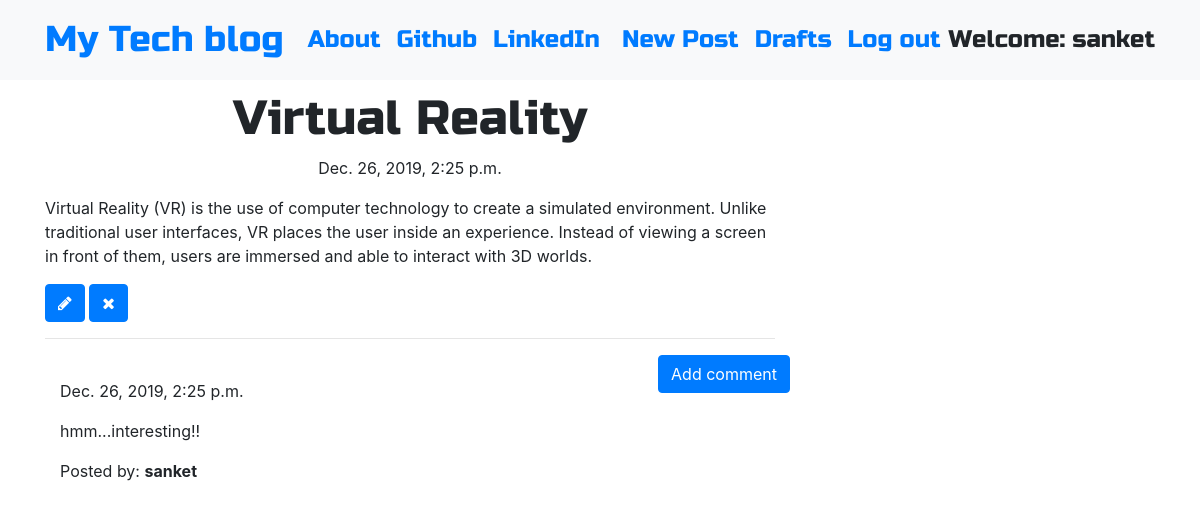
Page /post/4 (signed in) on the committed database.
### blog/models.py (models this page shows, shortened)
class Post(models.Model):
    author = models.ForeignKey('auth.User',on_delete=models.CASCADE)
    title = models.CharField(max_length=200)
    text = models.TextField()
    created_date = models.DateTimeField(default=timezone.now)
    published_date = models.DateTimeField(blank=True, null=True)

class Comment(models.Model):
    post = models.ForeignKey('blog.Post', related_name='comments',on_delete=models.CASCADE)
    author = models.CharField(max_length=200)
    text = models.TextField()
    created_date = models.DateTimeField(default=timezone.now)
    approved_comment = models.BooleanField(default=False)

### blog/views.py (the view)
# urls.py: path('post/<int:pk>', views.PostDetailView.as_view(), name='post_detail'),
class PostDetailView(DetailView):
    model = Post

### blog/templates/blog/post_detail.html (shortened to what this page needs)
{% extends 'blog/base.html' %}
{% block content %}
        <h1 class='posttitle loader'>{{ post.title }}</h1>
        {% if post.published_date %}
            <div class="date postdate">
                {{ post.published_date }}
            </div>
        {% else %}
            <a class="btn btn-outline-dark" href="{% url 'post_publish' pk=post.pk %}">Publish</a>
        {% endif %}
      <p class='postcontent' >{{ post.text|safe|linebreaksbr }}</p>
      {% if user.is_authenticated %}
          <a class="btn btn-primary" href="{% url 'post_edit' pk=post.pk %}"><span class="fa fa-pencil"></span></a>
          <a class="btn btn-primary" href="{% url 'post_remove' pk=post.pk %}"><span class="fa fa-remove"></span></a>
      {% endif %}
  <hr>
  <a class="btn btn-primary btn-comment" href="{% url 'add_comment_to_post' pk=post.pk %}">Add comment</a>
  <div class="container">
  {% for comment in post.comments.all %}
  <br>
      {% if user.is_authenticated or comment.approved_comment %}
              {{ comment.created_date }}
          <p>{{ comment.text|safe|linebreaks }}</p>
          <p>Posted by: <strong>{{ comment.author }}</strong></p>
      {% endif %}
  {% empty %}
      <p>No comments posted.</p>
  {% endfor %}
</div>
{% endblock %}

### blog/templates/blog/base.html (shortened to what this page needs)
<!DOCTYPE html>
{% load static %}
<html>
  <head>
    <link rel="stylesheet" href="https://stackpath.bootstrapcdn.com/bootstrap/4.1.3/css/bootstrap.min.css"
>
    <link href="https://maxcdn.bootstrapcdn.com/font-awesome/4.7.0/css/font-awesome.min.css" rel="stylesheet">
    <link rel="stylesheet" href="//cdn.jsdelivr.net/medium-editor/latest/css/medium-editor.min.css" type="text/css" media="screen" charset="utf-8">
    <link rel="stylesheet" href="{% static 'css/blog.css' %}">
  </head>
  <body class='loader'>
    <nav class="navbar navbar-expand-lg bg-light techfont">
      <div class="container">
        <div class="navbar-nav align-items-center">
          <a class="navbar-brand bigbrand" href="{% url 'post_list' %}">My Tech blog</a>
          <a class="nav-item nav-link" href="{% url 'about' %}">About</a>
          <a class="nav-item nav-link" href="https://www.github.com">Github</a>
          <a class="nav-item nav-link" href="https://www.linkedin.com">LinkedIn</a>
        </div>
        <div class="navbar-nav align-items-center ml-auto">
          {% if user.is_authenticated %}
            <a class="nav-item nav-link" href="{% url 'post_new' %}">New Post</a>
            <a class="nav-item nav-link" href="{% url 'post_draft_list' %}">Drafts</a>
            <a class="nav-item nav-link" href="{% url 'logout' %}">Log out</a>
            <a >Welcome: {{ user.username }}</a>
          {% else %}
            <a class="nav-item nav-link" href="{% url 'login' %}" aria-label="Login">
              <span class="fa fa-user" aria-hidden="true"></span></a>
          {% endif %}
        </div>
      </div>
    </nav>
          <div class="content container">
              <div class="row">
                  <div class="col-md-8">
                    <div class="blog_posts">
                      {% block content %}
                      {% endblock %}
                    </div>
                  </div>
              </div>
          </div>
  </body>
</html>

### blog/static/css/blog.css (style rules this page uses)
.techfont { font-family: 'Russo One', sans-serif; font-size: 1.5em; margin-bottom: 10px; }
.postdate { text-align: center; }
.posttitle { font-family: 'Russo One', sans-serif; font-size: 3em; text-align: center; }
.postcontent { font-family: 'Montserrat'; font-size: 1.5em; }
.btn-comment { position: absolute; right: 0px; }
.bigbrand { font-size: 1.5em; }
.loader { filter:hue-rotate(0deg); color: linear-gradient(45deg,#0f8,#08f); animation:hue 5000ms infinite linear; }

### rows in the picture
Post: title "Virtual Reality", published_date "Dec. 26, 2019, 2:25 p.m.", text "Virtual Reality (VR) is the use of computer technology to create a simulated environment. Unlike traditional user interfaces, VR places the user inside an experience. Instead of viewing a screen in front of them, users are immersed and able to interact with 3D worlds."
Comment: created_date "Dec. 26, 2019, 2:25 p.m.", text "hmm...interesting!!", author "sanket"

### other values in the picture
{{ user.username }} "sanket"
